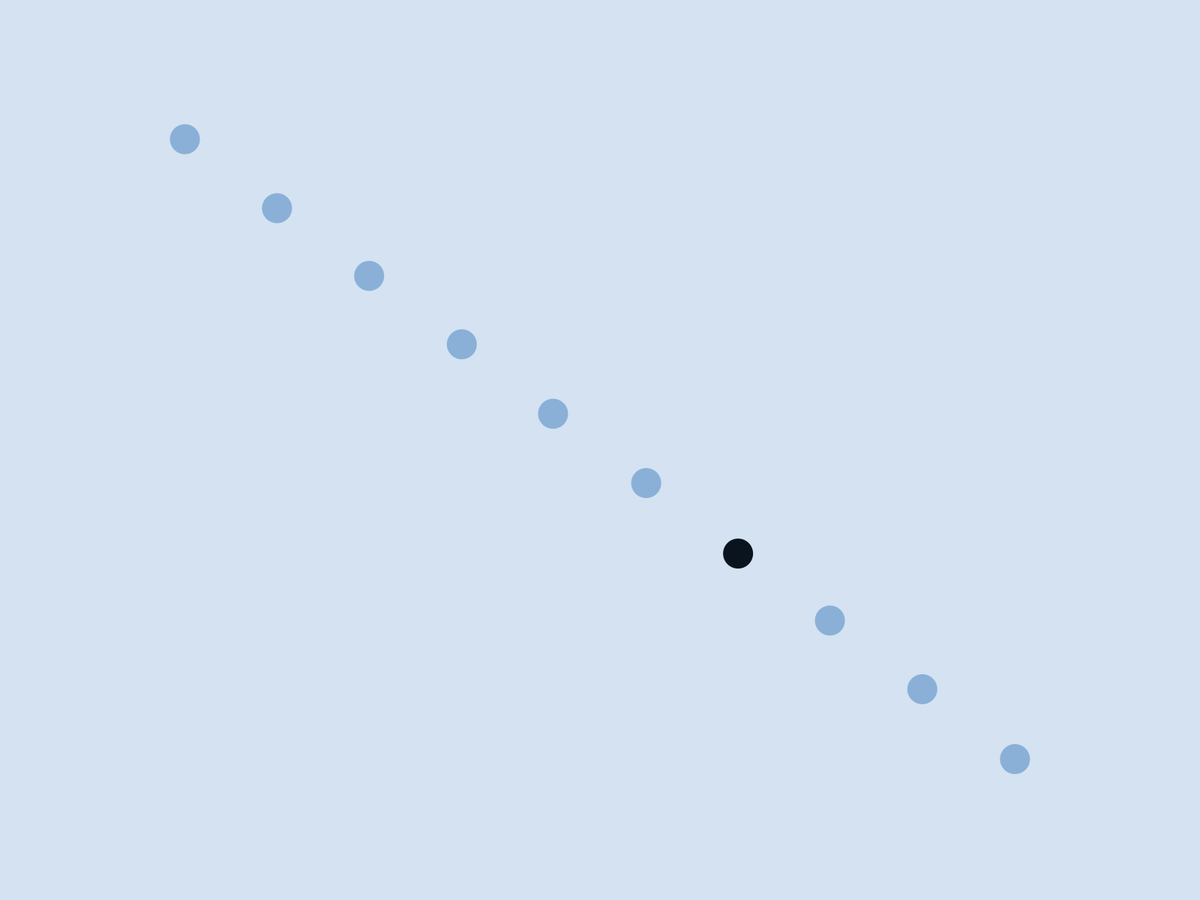
Frame 1 (no input)
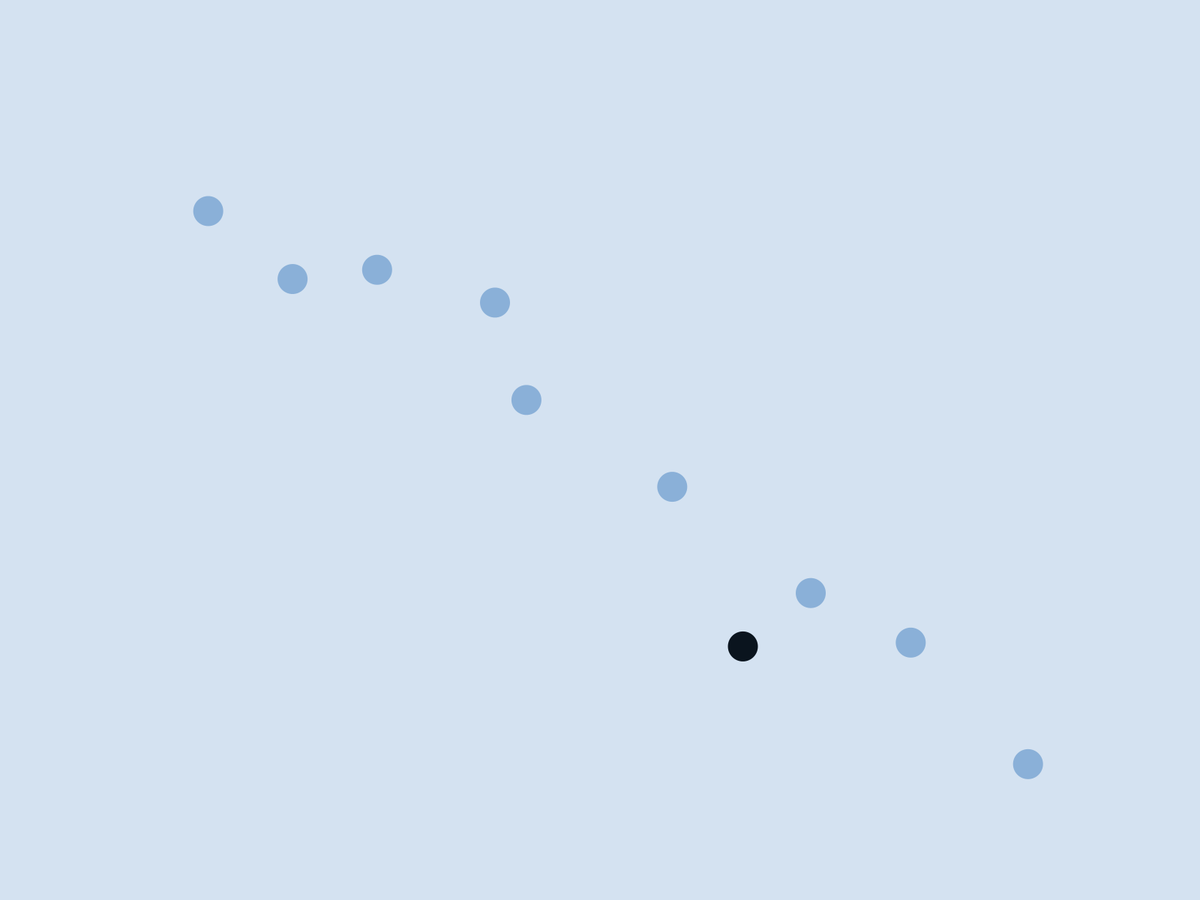
Frame 60 (the mouse pressed at the canvas centre just before this capture)
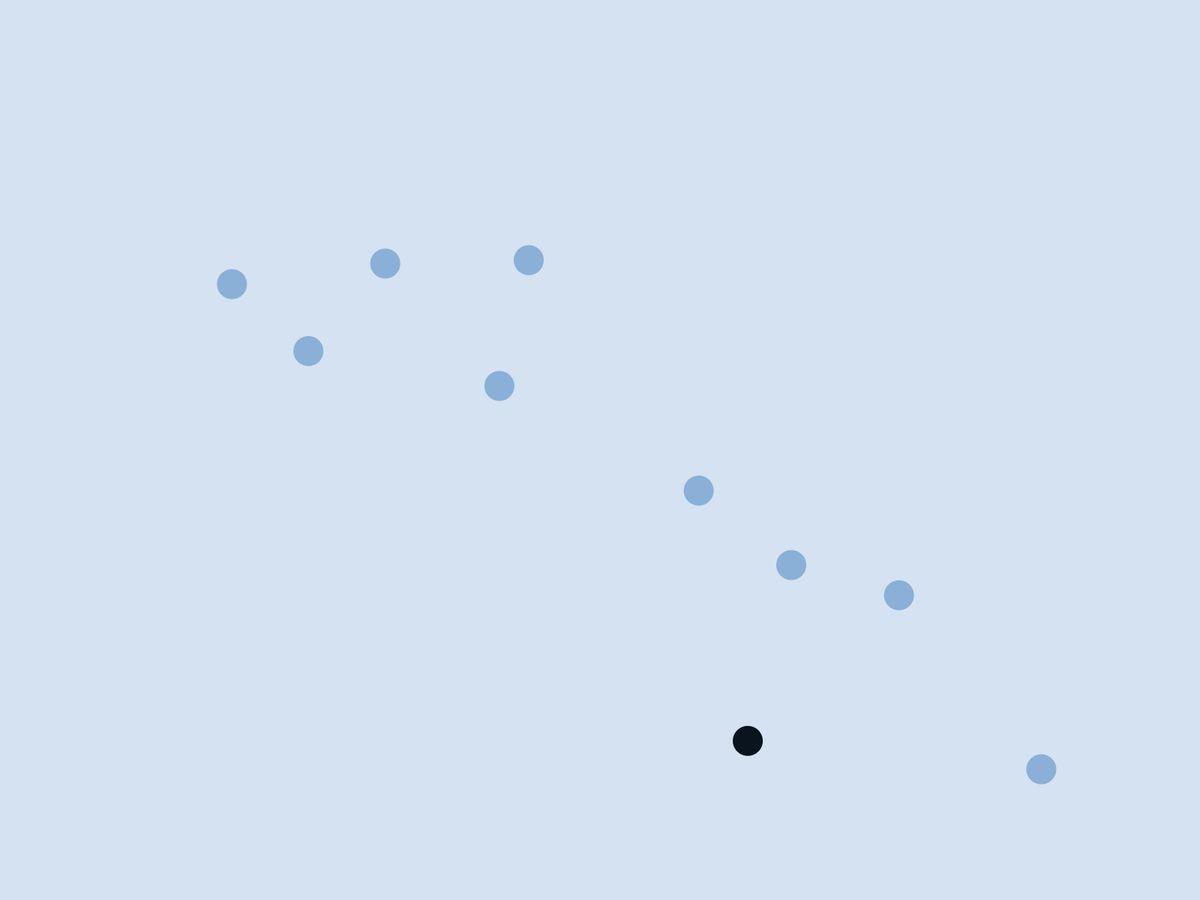
Frame 120 (the mouse held since frame 60 and released just before this capture)

The Processing sketch that drew these frames (run headless with seeded random() and noise(); from frame 60 on, the mouse is pressed at the canvas centre):

// Processing sketch: Donut
// ── Donut.pde
CollisionSystem collisionSystem;

void setup() {
    fullScreen();
    /***************************************
     *     Initialize Collision System     *
     ***************************************/
    ArrayList<HardSphere> hardSpheres = new ArrayList<HardSphere>();
    int num = 10;   // The number of hard spheres
    for (int i = 0; i < num; i++) {
        float positionX = (i + 2) * (width / (num + 3));
        float positionY = (i + 2) * (height / (num + 3));
        PVector position = new PVector(positionX, positionY);
        PVector direction = (new PVector(randomGaussian(), randomGaussian())).normalize();
        PVector velocity = PVector.mult(direction, randomGaussian() * 1.5);
        float radius = 20;
        float mass = 50;
        hardSpheres.add(new HardSphere(position, velocity, radius, mass));
    }
    int limit = 99999;
    collisionSystem = new CollisionSystem(hardSpheres, limit);
}

void draw() {
    collisionSystem.run();
}

// ── CollisionSystem.pde
public class CollisionSystem {
    private MinPQ<Event> pq;                    // the priority queue
    private Timer timer;                        // simulation clock time
    private ArrayList<HardSphere> hardSpheres;  // array list of hardSpheres

    private Event nextEvent;                    // next event
    private int limit;                          // limit time

    public CollisionSystem(ArrayList<HardSphere> hardSpheres, int limit) {
        this.pq = new MinPQ<Event>();
        this.timer = new Timer();
        this.hardSpheres = hardSpheres;
        this.limit = limit;

        for (HardSphere h : hardSpheres) {
            predict(h);
        }
    }

    public void run() {
        update();
        display();
    }

    public void update() {
        // if the event wasn't initialized or was removed, fetch next event from the priority queue
        while (nextEvent == null && !pq.isEmpty()) {
            nextEvent = pq.delMin();
            if (nextEvent.isValid()) {
                nextEvent.highlight();
            } else {
                nextEvent = null;
            }
        }

        // update position
        for (HardSphere h : hardSpheres) {
            h.move();
        }

        // if event occurs, update velocity
        if (nextEvent != null && timer.getCurrentTime() == nextEvent.getTime()) {
            // event occurs
            nextEvent.occur();
            
            // remove highlight
            nextEvent.removeHighlight();

            predict(nextEvent.getRoleA());
            predict(nextEvent.getRoleB());

            // remove event
            nextEvent = null;
        }
    }

    private void predict(HardSphere hardSphere) {
        if (hardSphere == null) {
            return;
        }

        int currTime = timer.getCurrentTime();

        // particle-particle collisions
        for (HardSphere h : hardSpheres) {
            int dt = hardSphere.timeToHit(h);
            if (dt <= limit) {
                pq.insert(new Event(currTime + dt, hardSphere, h));
            }
        }

        // particle-vertical_wall collision
        int dtX = hardSphere.timeToHitVerticalWall();
        if (dtX <= limit) {
            pq.insert(new Event(currTime + dtX, hardSphere, null));
        }

        // particle-horizontal_wall collision
        int dtY = hardSphere.timeToHitHorizontalWall();
        if (dtY <= limit) {
            pq.insert(new Event(currTime + dtY, null, hardSphere));
        }
    }

    // display all hardSpheres
    public void display() {
        background(212, 226, 241);
        for (HardSphere h : hardSpheres) {
            h.display();
        }
    }

}


// ── Event.pde
public class Event implements Comparable<Event> {
    private final int time;                 // time that event is scheduled to occur
    private final HardSphere roleA, roleB;  // hard spheres involved in event, possibly null
    private final int countA, countB;       // collision counts at event creation

    public Event (int time, HardSphere roleA, HardSphere roleB) {
        this.time = time;
        this.roleA = roleA;
        this.roleB = roleB;
        this.countA = (roleA != null) ? roleA.getCount() : -1;
        this.countB = (roleB != null) ? roleB.getCount() : -1;
    }

    public int compareTo(Event that) {
        return Integer.compare(this.time, that.time);
    }

    public boolean isValid() {
        if (roleA != null && roleA.getCount() != countA) {
            return false;
        } else if (roleB != null && roleB.getCount() != countB) {
            return false;
        } else {
            return true;
        }
    }

    public void occur() {
        if (roleA != null & roleB != null) {
            // particle-particle collision
            roleA.bounceOff(roleB);
        } else if (roleA != null && roleB == null) {
            // particle-vertical_wall collision
            roleA.bounceOffVerticalWall();
        } else if (roleA == null && roleB != null) {
            // particle-horizontal_wall collision
            roleB.bounceOffHorizontalWall();
        }
    }

    public void highlight() {
        if (roleA != null) {
            roleA.setHighlight(true);
        }

        if (roleB != null) {
            roleB.setHighlight(true);
        }
    }

    public void removeHighlight() {
        if (roleA != null) {
            roleA.setHighlight(false);
        }

        if (roleB != null) {
            roleB.setHighlight(false);
        }
    }

    public HardSphere getRoleA() {
        return this.roleA;
    }

    public HardSphere getRoleB() {
        return this.roleB;
    }

    public int getTime() {
        return this.time;
    }

}

// ── HardSphere.pde
public class HardSphere {
    private PVector position;
    private PVector velocity;
    private float radius;
    private float mass;
    private int count;  // number of collisions so far
    private boolean highlight;

    private static final int INFINITY = Integer.MAX_VALUE;

    public HardSphere(PVector position, PVector velocity, float radius, float mass) {
        this.position = position;
        this.velocity = velocity;
        this.radius = radius;
        this.mass = mass;
        this.highlight = false;
    }

    public void display() {
        noStroke();
        if (highlight) {
            fill(10,20,30);
        } else {
            fill(138, 176, 216);
        }
        circle(position.x, position.y, 2 * radius);
    }

    public void move() {
        position.add(velocity);
    }

    public int timeToHit(HardSphere that) {
        if (this == that) {
            return INFINITY;
        }

        PVector dr = PVector.sub(this.position, that.position); // Delta position
        PVector dv = PVector.sub(this.velocity, that.velocity); // Delta velocity
        float dvdr = PVector.dot(dv, dr);

        if (dvdr >= 0) {
            return INFINITY;
        }

        float dvdv = PVector.dot(dv, dv);

        if (dvdv == 0) {
            return INFINITY;
        }

        float drdr = PVector.dot(dr, dr);
        float sigma = this.radius + that.radius;
        float d = (dvdr * dvdr) - dvdv * (drdr - sigma * sigma);

        if (d < 0) {
            return INFINITY;
        }

        return round(-(dvdr + sqrt(d)) / dvdv);
    }

    public int timeToHitHorizontalWall() {
        if (velocity.y > 0) {
            return round((height - position.y - radius) / velocity.y);
        } else if (velocity.y < 0) {
            return round((radius - position.y) / velocity.y);
        } else {
            return INFINITY;
        }
    }

    public int timeToHitVerticalWall() {
        if (velocity.x > 0) {
            return round((width - position.x - radius) / velocity.x);
        } else if (velocity.x < 0) {
            return round((radius - position.x) / velocity.x);
        } else {
            return INFINITY;
        }
    }

    public void bounceOff(HardSphere that) {
        PVector dr = PVector.sub(that.position, this.position); // Delta position
        PVector dv = PVector.sub(that.velocity, this.velocity); // Delta velocity
        float dvdr = PVector.dot(dv, dr);
        float dist = this.radius + that.radius;

        // magnitude of normal force
        float magnitude = (2 * this.mass * that.mass * dvdr) / ((this.mass + that.mass) * dist);

        // normal force
        PVector normalForce = dr.mult(magnitude).div(dist);

        // update velocities according to normal force
        this.velocity.add(PVector.div(normalForce, this.mass));
        that.velocity.sub(PVector.div(normalForce, that.mass));

        // update collision counts
        this.count++;
        that.count++;
    }

    public void bounceOffHorizontalWall() {
        velocity.y = -velocity.y;
        count++;
    }

    public void bounceOffVerticalWall() {
        velocity.x = -velocity.x;
        count++;
    }

    public int getCount() {
        return this.count;
    }

    public void setHighlight(boolean highlight) {
        this.highlight = highlight;
    }
    
}

// ── MinPQ.pde
import java.util.Comparator;
import java.util.Iterator;
import java.util.NoSuchElementException;

/***************************
 *  Minimum priority queue
 ***************************/

public class MinPQ<Key> implements Iterable<Key> {
    private Key[] pq;                       // store items at indices 1 to n
    private int n;                          // number of items on priority queue
    private Comparator<Key> comparator;     // optional comparator

    public MinPQ(int initCapacity) {
        pq = (Key[]) new Object[initCapacity + 1];
        n = 0;
    }

    public MinPQ() {
        this(1);
    }

    public MinPQ(int initCapacity, Comparator<Key> comparator) {
        this.comparator = comparator;
        pq = (Key[]) new Object[initCapacity + 1];
        n = 0;
    }

    public MinPQ(Comparator<Key> comparator) {
        this(1, comparator);
    }

    public MinPQ(Key[] keys) {
        n = keys.length;
        pq = (Key[]) new Object[keys.length + 1];
        for (int i = 0; i < n; i++) {
            pq[i + 1] = keys[i];
        }
        for (int k = n / 2; k >= 1; k--) {
            sink(k);
        }          
        assert isMinHeap();
    }

    public boolean isEmpty() {
        return n == 0;
    }

    public int size() {
        return n;
    }

    public Key min() {
        if (isEmpty()) {
            throw new NoSuchElementException("Priority queue underflow");
        }      
        return pq[1];
    }

    private void resize(int capacity) {
        assert capacity > n;
        Key[] temp = (Key[]) new Object[capacity + 1];
        for (int i = 1; i <= n; i++) {
            temp[i] = pq[i];
        }
        pq = temp;
    }

    public void insert(Key x) {
        // double size of array if necessary
        if (n == pq.length - 1) {
            resize(2 * pq.length);
        }

        // add x, and percolate it up to maintain heap invariant
        pq[++n] = x;
        swim(n);
        assert isMinHeap();
    }

    public Key delMin() {
        if (isEmpty()) {
            throw new NoSuchElementException("Priority queue underflow");
        }
        Key min = pq[1];
        exch(1, n--);
        sink(1);
        pq[n + 1] = null;

        if ((n > 0) && (n == (pq.length - 1) / 4)) {
            resize(pq.length / 2);
        }
        assert isMinHeap();
        return min;
    }

    private void swim(int k) {
        while (k > 1 && greater(k / 2, k)) {
            exch(k, k / 2);
            k = k / 2;
        }
    }

    private void sink(int k) {
        while (2 * k <= n) {
            // choose the smaller child
            int j = 2 * k;
            if (j < n && greater(j, j + 1)) {
                j++;
            }

            if (!greater(k, j)) {
                break;
            } else {
                exch(k, j);
                k = j;
            }
        }
    }

    private boolean greater(int i, int j) {
        if (comparator == null) {
            return ((Comparable<Key>) pq[i]).compareTo(pq[j]) > 0;
        }
        else {
            return comparator.compare(pq[i], pq[j]) > 0;
        }
    }

    private void exch(int i, int j) {
        Key temp = pq[i];
        pq[i] = pq[j];
        pq[j] = temp;
    }

    private boolean isMinHeap() {
        return isMinHeap(1);
    }

    private boolean isMinHeap(int k) {
        if (k > n) {
            return true;   
        }
        int left = 2 * k;
        int right = 2 * k + 1;
        if (left <= n && greater(k, left)) {
            return false;
        }
        if (right <= n && greater(k, right)) {
            return false;
        }
        return isMinHeap(left) && isMinHeap(right);
    }

    public Iterator<Key> iterator() {
        return new HeapIterator();
    }

    private class HeapIterator implements Iterator<Key> {
        // create a new pq
        private MinPQ<Key> copy;

        // add all items to copy of heap
        public HeapIterator() {
            if (comparator == null) {    
                copy = new MinPQ<Key>(size());
            } else {
                copy = new MinPQ<Key>(size(), comparator);
            }

            for (int i = 1; i <= n; i++) {
                copy.insert(pq[i]);
            }
        }

        public boolean hasNext() {
            return !copy.isEmpty();
        }

        public void remove() {
            throw new UnsupportedOperationException();
        }

        public Key next() {
            if (!hasNext()) {
                throw new NoSuchElementException();
            }
            return copy.delMin();
        }
    }
}
// ── Timer.pde
public class Timer {

    public Timer () {
        // Empty
    }

    public int getCurrentTime() {
        return frameCount;
    }

}
